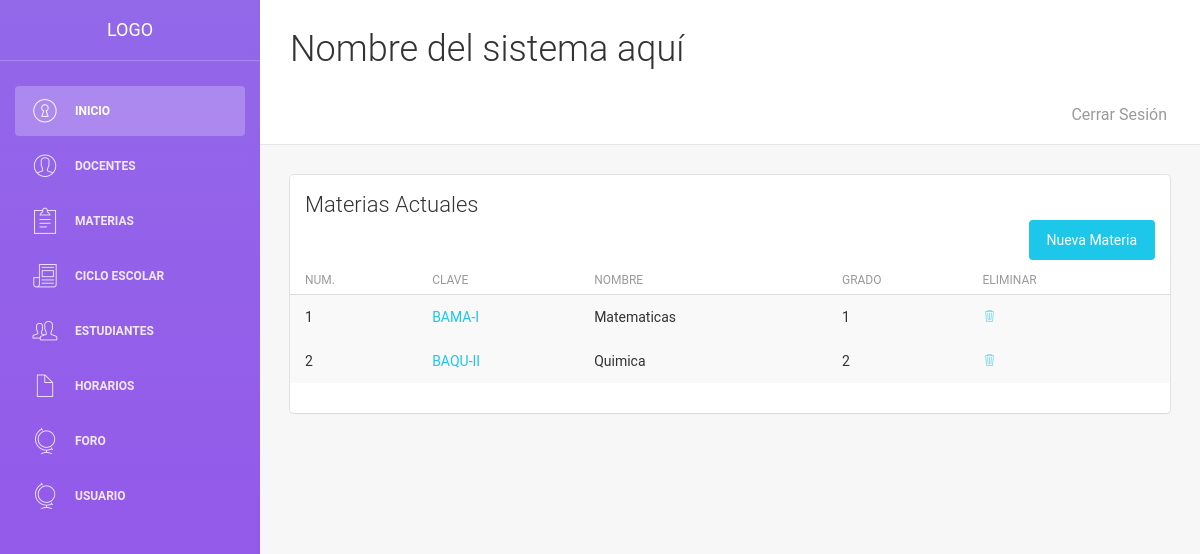
The app's page /vistas/materias/ver-m.php with its own data.
### tables this page shows
CREATE TABLE `materia` (
  `id` int(11) NOT NULL,
  `clave` varchar(15) DEFAULT NULL,
  `nombre` varchar(45) DEFAULT NULL,
  `grado` char(1) DEFAULT NULL
);

### vistas/materias/ver-m.php (the view, shortened to what this page needs)
<?php
include '../../control/conexion.php';
$traer_doc = "SELECT * FROM `materia`";
$ejecutar = $conexion->query($traer_doc);
require_once '../plantillas/encabezado.php';
?>
        <div class="content">
            <div class="container-fluid">
                <div class="row">
                    <div class="col-md-12">
                        <div class="card">
                            <div class="header">
                                <h4 class="title">Materias Actuales</h4>
                                <a href="alta-m.php"class="btn btn-info btn-fill pull-right">Nueva Materia</a>
                            </div>
                            <div class="content table-responsive table-full-width">
                                <table class="table table-hover table-striped">
                                    <thead>
                                    <th>Num.</th>
                                    <th>Clave</th>
                                    <th>Nombre</th>
                                    <th>Grado</th>
                                    <th>Eliminar</th>
                                    </thead>
                                    <tbody>
                                    <?php $i = 0;
                                    while ($datos = $ejecutar->fetch_assoc()) {
                                        $id = $datos['id'];
                                        echo "<tr>";
                                        echo "<td>". $i += 1 ."</td>";
                                        echo "<td> <a href='editar-m.php?id=$id'>". $datos['clave']."</a></td>";
                                        echo "<td>". $datos['nombre']."</td>";
                                        echo "<td>". $datos['grado'] ."</td>";
                                        echo "<td><a href='../../control/materiaCtrl/eliminar-m.php?id=$id'  onclick='return confirm(\"¿Eliminar?\");'
                                                   <i class='pe-7s-trash ' ></i></a></td>";
                                        echo "<tr>";
                                    }
                                    ?>
                                    </tbody>
                                </table>
                            </div>
                        </div>
                    </div>
                </div>
            </div>
        </div>
<?php require_once '../plantillas/footer.php';

### records on screen
materia: i "1", clave "BAMA-I", nombre "Matematicas", grado "1"
materia: i "2", clave "BAQU-II", nombre "Quimica", grado "2"
